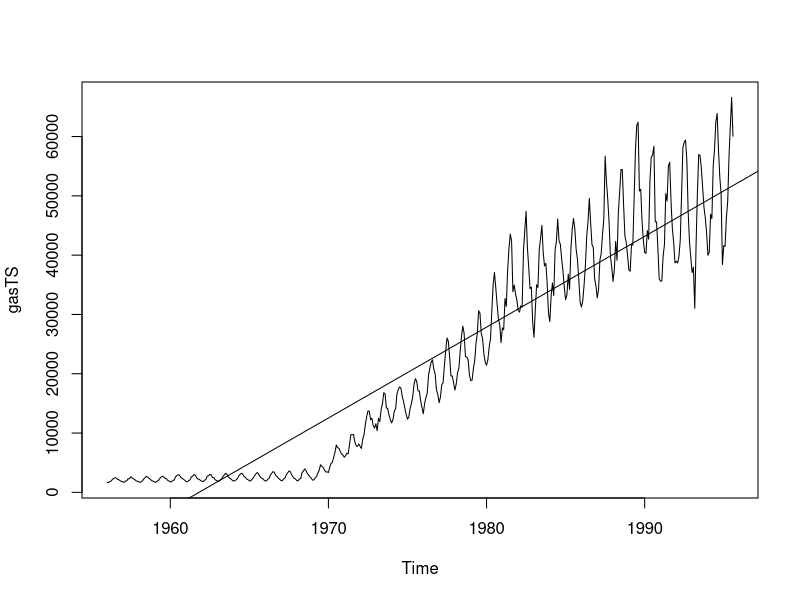
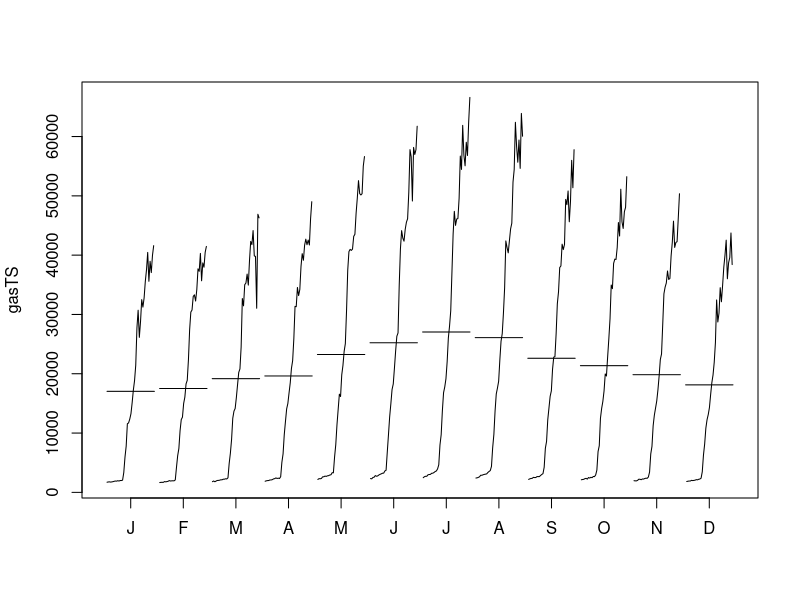
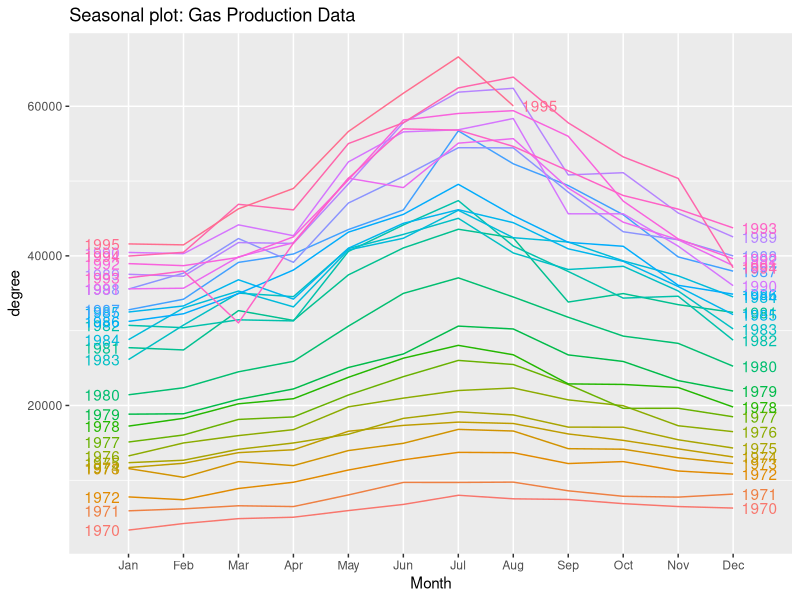
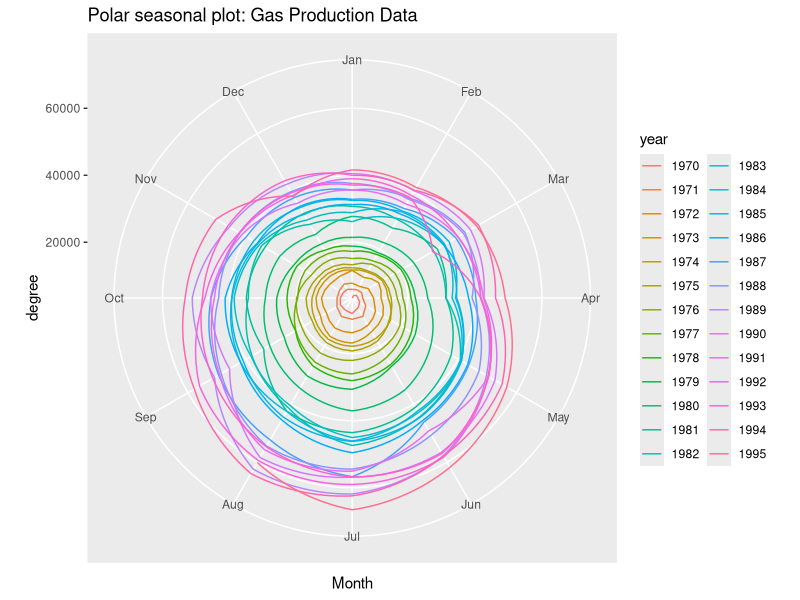
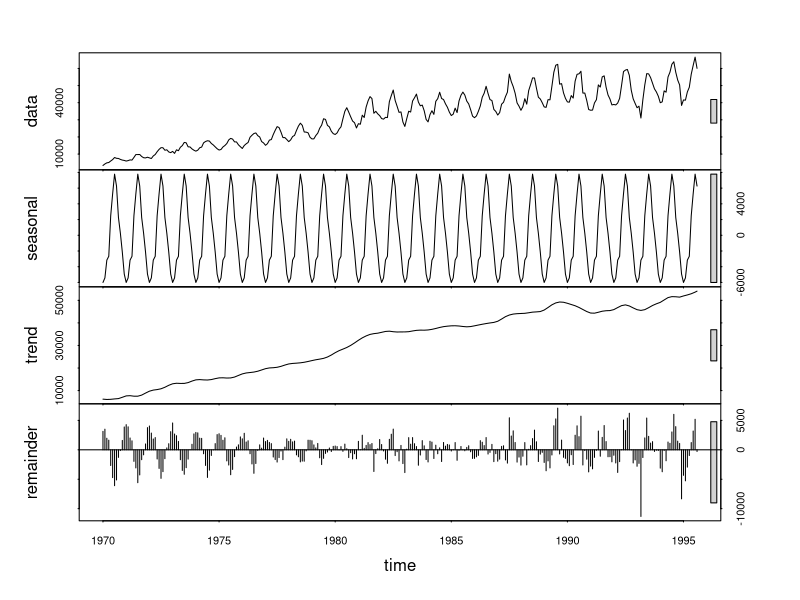
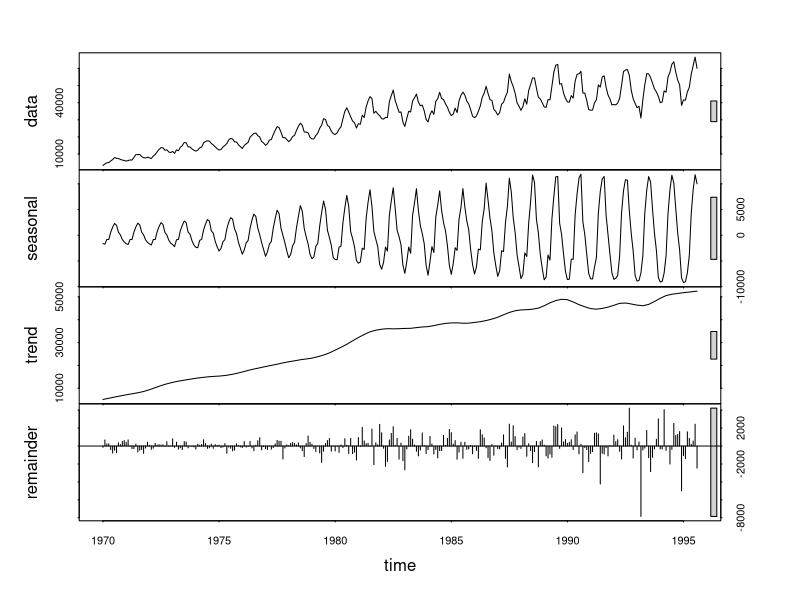
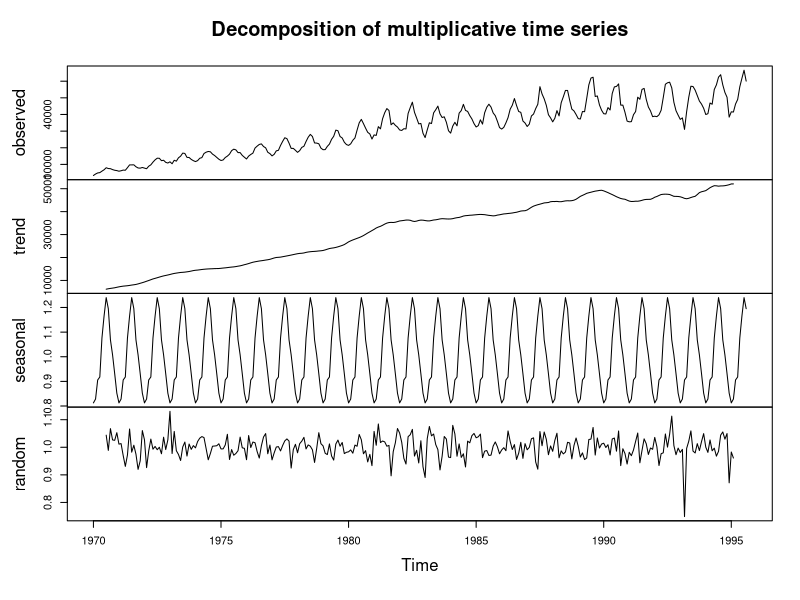
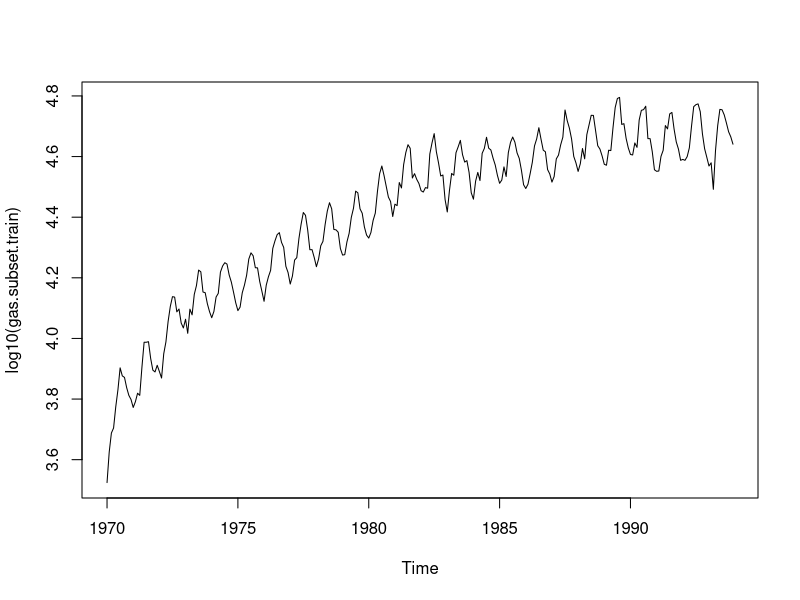

Write R code to recreate these figures, in order. (Note: this script raises an error after producing the figures.)
## ---- chunk 1
knitr::opts_chunk$set(echo = TRUE)
## ---- chunk 2
#Importing all the relevant libraries
rm(list=ls())
library('forecast')
library('tseries')
library('stats')
library('tidyverse')
## ---- chunk 3
# Loading the dataset
data(gas)
# Creating TS object
gasTS <- ts(gas,
            start = c(1956,1),
            end = c(1995,8),
            frequency = 12)
class(gasTS)
#force(gasTS)
#View(gasTS)
str(gasTS)
## ---- chunk 4
plot(gasTS)
abline(reg = lm(gasTS~time(gasTS)))
## ---- chunk 5
monthplot(gasTS)
## ---- chunk 6
# Taking a subset of the series for analysis
gas.subset <- window(gas,start = 1970)
#force(gas.subset)
## ---- chunk 7
ggseasonplot(gas.subset, 
             year.labels=TRUE, 
             year.labels.left=TRUE) + 
  ylab("degree") + 
  ggtitle("Seasonal plot: Gas Production Data")
## ---- chunk 8
ggseasonplot(gas.subset, 
             polar=TRUE) + 
  ylab("degree") + 
  ggtitle("Polar seasonal plot: Gas Production Data")
## ---- chunk 9
# Decomposition of gas TS using stl()
gas.subset.decompose1<-stl(gas.subset, s.window='p') 
#gas.subset.decompose1
plot(gas.subset.decompose1)
## ---- chunk 10
gas.subset.decompose2<-stl(gas.subset, s.window=7) 
#gas.subset.decompose2
plot(gas.subset.decompose2)
## ---- chunk 11
gas.subset.decompose<-decompose(gas.subset, type = "multiplicative")
plot(gas.subset.decompose)

## ---- chunk 12
## Observing the seasonal indices of gas.subset.decompose
Seasonal_Ind=round(t(gas.subset.decompose$figure),2) 
colnames(Seasonal_Ind)<-c("Jan","Feb","Mar","Apr","May","Jun","Jul","Aug","Sep","Oct","Nov","Dec") 
Seasonal_Ind
## ---- chunk 13
gas.subset.train <- window(gas.subset, 
                   start=c(1970,1), 
                   end=c(1993, 12), 
                   freq=12) 

gas.subset.test <- window(gas.subset, 
                  start=c(1994,1), 
                  freq=12)

#force(gas.subset.train)
#force(gas.subset.test)
## ---- chunk 14
kpss.test(gas.subset.train)
## ---- chunk 15
adf.test(gas.subset.train,k=12)
adf.test(gas.subset.train,k=24)
## ---- chunk 16
plot(log10(gas.subset.train))
## ---- chunk 17
plot(diff(diff(log10(gas.subset.train))))
## ---- chunk 18
# Transformed series 
log.gas.subset.train <-log10(gas.subset.train)
diff.log.gas.subset.train <- diff(diff(log.gas.subset.train))

# KPSS test
kpss.test(diff.log.gas.subset.train)
## ---- chunk 19
# ADF test
adf.test(diff.log.gas.subset.train,k=12)
adf.test(diff.log.gas.subset.train,k=24)

## ---- chunk 20
par(mfrow = c(1,2))
acf(diff.log.gas.subset.train)
pacf(diff.log.gas.subset.train)
## ---- chunk 21
arima.gas.subset.train <- arima(log.gas.subset.train
                                ,c(1,2,2)
                                ,seasonal = list(order = c(1,2,2),period = 12)
                                ,method = "ML")
arima.gas.subset.train

## ---- chunk 22
Box.test(arima.gas.subset.train$residuals,type = "Ljung-Box",lag = 12)
Box.test(arima.gas.subset.train$residuals,type = "Ljung-Box",lag = 24)
## ---- chunk 23
forecast.arima <- forecast(arima.gas.subset.train,20)
forecast.arima

plot(forecast.arima)
## ---- chunk 24
## : Accuracy measures: RMSE and MAPE using ARIMA 
arima.act.forecast <- 10^( cbind(log10(gas.subset.test) ,as.data.frame(forecast(arima.gas.subset.train, h=20))[,1])) 

ts.plot(arima.act.forecast, 
        col=c("blue", "red"), 
        main="ARIMA - gas production: Actual vs Forecast")

legend("bottomright", 
       legend = c("Actual","Forecast"), 
       col = c("blue","red"), 
       lty = 1,
       cex=.60)

## ---- chunk 25
arima.RMSE <- round(sqrt(sum(((arima.act.forecast[,1]-arima.act.forecast[,2])^2)/length(arima.act.forecast[,1]))),4) 

arima.MAPE <- round(mean(abs(arima.act.forecast[,1]-arima.act.forecast[,2])/arima.act.forecast[,1]),4) 

paste("ARIMA Accuracy Measures: RMSE:", arima.RMSE, "and MAPE:", arima.MAPE) 
## ---- chunk 26
auto.arima.gas.subset.train <- auto.arima(log.gas.subset.train
                                          ,method = "ML")
auto.arima.gas.subset.train

## ---- chunk 27
forecast.auto.arima <- forecast(auto.arima.gas.subset.train,20)
forecast.auto.arima

plot(forecast.auto.arima)
## ---- chunk 28
## : Accuracy measures: RMSE and MAPE using ARIMA 
auto.arima.act.forecast <- 10^( cbind(log10(gas.subset.test) ,as.data.frame(forecast(auto.arima.gas.subset.train, h=20))[,1])) 

ts.plot(arima.act.forecast, 
        col=c("blue", "red"), 
        main="ARIMA - gas production: Actual vs Forecast")

legend("bottomright", 
       legend = c("Actual","Forecast"), 
       col = c("blue","red"), 
       lty = 1,
       cex=.60)

## ---- chunk 29
auto.arima.RMSE <- round(sqrt(sum(((auto.arima.act.forecast[,1]-auto.arima.act.forecast[,2])^2)/length(auto.arima.act.forecast[,1]))),4) 

auto.arima.MAPE <- round(mean(abs(auto.arima.act.forecast[,1]-auto.arima.act.forecast[,2])/auto.arima.act.forecast[,1]),4) 

paste("Auto ARIMA Accuracy Measures: RMSE:", auto.arima.RMSE, "and MAPE:", auto.arima.MAPE) 
## ---- chunk 30
hw.gas.subset.train <- HoltWinters(gas.subset.train)
hw.gas.subset.train

TS_Train_HW <- hw(gas.subset.train, seasonal = "multiplicative")
TS_Train_HW$model

plot(TS_Train_HW$model)
## ---- chunk 31
forecast.hw <- forecast(hw.gas.subset.train,20)
forecast.hw

plot(forecast.hw)
## ---- chunk 32
hw.act.forecast <- cbind(gas.subset.test ,
             as.data.frame(forecast(hw.gas.subset.train, h=20))[,1])


ts.plot(hw.act.forecast, 
        col=c("blue", "red"), 
        main="HW - gas production: Actual vs Forecast")

legend("bottomright", 
       legend = c("Actual","Forecast"), 
       col = c("blue","red"), 
       lty = 1,
       cex=.60)
## ---- chunk 33
hw.RMSE <- round(sqrt(sum(((hw.act.forecast[,1]-hw.act.forecast[,2])^2)/length(hw.act.forecast[,1]))),4) 
hw.MAPE <- round(mean(abs(hw.act.forecast[,1]-hw.act.forecast[,2])/hw.act.forecast[,1]),4) 
paste("HW Accuracy Measures: RMSE:", hw.RMSE, "and MAPE:", hw.MAPE)
